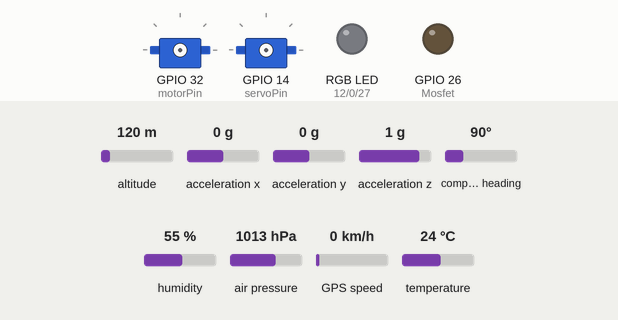
This sketch was run on a simulated ESP32. Shown: 2 × servo, an RGB LED mixed from three pins (HIGH = lit), output pins drawn as LEDs (lit = HIGH). The inputs (shaded band) are chosen by the test bench; at power-on: air pressure 1013 hPa, altitude 120 m, acceleration x 0 g, acceleration y 0 g, acceleration z 1 g, compass heading 90°, humidity 55 %, GPS speed 0 km/h, temperature 24 °C. Dim RGB values are drawn brighter than linear; WiFi joins after 1.5 s; servers stay silent unless stated; storage starts empty; the GPS gets a fix after 3 s at 37.7749, -122.4194 with 8 satellites; what the sketch prints to the serial monitor is not drawn.

Above: at 0.1 s.
At 9.7 s:
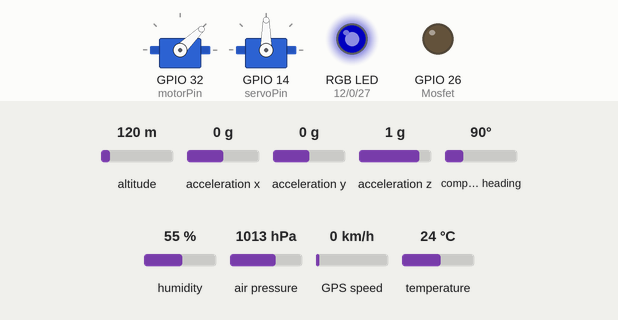
9.8 s: air pressure set to 956 hPa
13.8 s: air pressure set to 953 hPa
At 16.2 s:
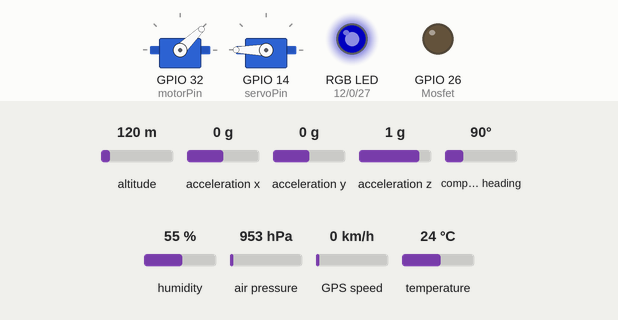
Timing chart, 0 to 17.7 s (numbered marks = the images above; inputs shaded):
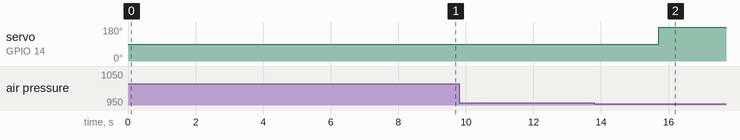

The sketch:

MahperiMUY2021.ino
```cpp
#include <Wire.h>
#include <Adafruit_Sensor.h>
#include <Adafruit_BME280.h>
#include "FS.h"
#include "SD.h"
#include <Adafruit_BNO055.h>
#include <WiFi.h>
#include <WiFiUdp.h>
#include <math.h>
#include <utility/imumaths.h>
#define I2C_SDA 21
#define I2C_SCL 22
#define constant 5.9;
#include <ESP32Servo.h>
#include "SPI.h"
#define BME_CS 15
#define BNO055_SAMPLERATE_DELAY_MS (100)
#include <Adafruit_GPS.h>
#define GPSSerial Serial2
#define SEALEVELPRESSURE_HPA (1013.25)
#define GPSECHO false
hw_timer_t * timer = NULL;
static unsigned int counter = 1;
static const int servoPin = 14;
byte motorPin = 32;
const int Mosfet = 26;
int red = 12;
int green = 0;
int blue = 27;
const char * ssid = "GAUNNET";
const char * pwd = "";
Servo servo1,motor_servo;
unsigned long myTime;
uint32_t timer556 = millis();
unsigned long delayTime;
unsigned long last_timer;
int read_komut;
const char * udpAddress = "10.30.0.191"; // your pc ip
const int udpPort = 8080; //port server
IPAddress local_IP(10,30,0,31);
IPAddress gateway(10, 30, 0, 1);
IPAddress subnet(255, 255, 0, 0);
IPAddress primaryDNS(8, 8, 8, 8); //optional
IPAddress secondaryDNS(8, 8, 4, 4); //optional
WiFiUDP udp;
Adafruit_BME280 bme(BME_CS); // hardware SPI
Adafruit_GPS GPS(&GPSSerial);
TwoWire I2CBNO= TwoWire(0);
Adafruit_BNO055 bno = Adafruit_BNO055(55, 0x28);
typedef struct {
 unsigned short paket_numarasi=0;
float ilk_basinc;
float anlik_basinc;
int toplam_donus;
int sayi=0;
String video_aktarim="Hayir";
int donus_sayisi;
float onceki_yukselik;
int ilk_zaman;
int VOLTAGE_PIN=2;
int sonlati;
int a_saat;
int b_saat;
int a_dakika;
int b_dakika;
int a_saniye;
int b_saniye;
int saniye;
int takim_no=58636;
int currentYaw=0;
int x;
int y;
float asd;
float asy;
String son_longi;
String son_lati;
String real_lati;
int z;
int paket_no=1;
int last_second;
char isaat[20];
char idakika[20];
char isaniye[20];
int acd=-1;
float anlik_hiz;
int longi;
int lati;
String dataMessage2;
int xyz;
bool status;
float gps_latitude;
float gps_longitude;
float pitch;
String saat;
int durum=1;
int sonlongi;
float velocity2;
float acc2;
float pil_gerilimi;
float roll;
float acceleration;
float velocity;
float yaw;
float gps_altitude;
String anlik_durum;
int first_second;
int seco;
float fark_basinc;
float sicaklik;
float temp;
float hum;
String real_longi;
float pres;
String dataMessage;
float yuksek_metre;
} veriler;
veriler veri;
void onTimer(){

  Serial.print("onTimer ");
  Serial.print(counter);
  Serial.print(" at ");
  Serial.print(millis());
  Serial.println(" ms");

  if (counter == 10){
    endTimer();
      motor_servo.writeMicroseconds(1000);
         Serial.print("yılmaz");

    }
  counter++;
}
void startTimer() {
  timer = timerBegin(0, 80, true); // timer_id = 0; divider=80; countUp = true;
  timerAttachInterrupt(timer, &onTimer, true); // edge = true
  timerAlarmWrite(timer, 1000000, true);  //1000 ms
  timerAlarmEnable(timer);
  Serial.print("hazar");
  motor_servo.writeMicroseconds(1300);
}

void endTimer() {
  timerEnd(timer);
  timer = NULL;
   Serial.print("taylan");

}
void displayCalStatus(void)
{
  /* Get the four calibration values (0..3) */
  /* Any sensor data reporting 0 should be ignored, */
  /* 3 means 'fully calibrated" */
  uint8_t system, gyro, accel, mag;
  system = gyro = accel = mag = 0;
  bno.getCalibration(&system, &gyro, &accel, &mag);
  /* The data should be ignored until the system calibration is > 0 */
  Serial.print("\t");
  if (!system)
  {
  }
}
void writeFile(fs::FS &fs, const char * path, const char * message){
    Serial.printf("Writing file: %s\n", path);
    File file = fs.open(path, FILE_WRITE);
    if(!file){
        Serial.println("Failed to open file for writing");
        return;
    }
    if(file.print(message)){
        Serial.println("File written");
    } else {
        Serial.println("Write failed");
    }
    file.close();
}
void appendFile(fs::FS &fs, const char * path, const char * message){
    Serial.printf("Appending to file: %s\n", path);

    File file = fs.open(path, FILE_APPEND);
    if(!file){
        Serial.println("Failed to open file for appending");
        return;
    }
    if(file.print(message)){
        Serial.println("Message appended");
    } else {
        Serial.println("Append failed");
    }
    file.close();
}

void setup(){
  Serial.begin(115200);
   WiFi.begin(ssid, pwd);
    if (!WiFi.config(local_IP, gateway, subnet, primaryDNS, secondaryDNS)) {
    Serial.println("STA Failed to configure");
  }
  Serial.println("");
  while (WiFi.status() != WL_CONNECTED) {
    delay(500);
    Serial.print(".");
  }
  Serial.println("");
  Serial.print("Connected to ");
  Serial.println(ssid);
  Serial.print("IP address: ");
  Serial.println(WiFi.localIP());
  udp.begin(udpPort);
 motor_servo.attach(motorPin);
 motor_servo.writeMicroseconds(1000);
 servo1.attach(servoPin);
      pinMode(Mosfet,OUTPUT);
      analogWrite(27,  83);
      pinMode(red, OUTPUT);
      pinMode(green, OUTPUT);
      pinMode(blue, OUTPUT);
          GPS.begin(9600);
  // uncomment this line to turn on RMC (recommended minimum) and GGA (fix data) including altitude
  GPS.sendCommand(PMTK_SET_NMEA_OUTPUT_RMCGGA);
  // uncomment this line to turn on only the "minimum recommended" data
  //GPS.sendCommand(PMTK_SET_NMEA_OUTPUT_RMCONLY);
  // For parsing data, we don't suggest using anything but either RMC only or RMC+GGA since
  // the parser doesn't care about other sentences at this time
  // Set the update rate
  GPS.sendCommand(PMTK_SET_NMEA_UPDATE_1HZ); // 1 Hz update rate
  // For the parsing code to work nicely and have time to sort thru the data, and
  // print it out we don't suggest using anything higher than 1 Hz
  // Request updates on antenna status, comment out to keep quiet
  GPS.sendCommand(PGCMD_ANTENNA);
  // Ask for firmware version
  GPSSerial.println(PMTK_Q_RELEASE);
    while(!Serial);    // time to get serial running
    I2CBNO.begin(I2C_SDA,I2C_SCL);
  Serial.println("Orientation Sensor Test"); Serial.println("");
Serial.println("Adafruit GPS library basic parsing test!");
  /* Initialise the sensor */
  if(!bno.begin())
  {
    /* There was a problem detecting the BNO055 ... check your connections */
    Serial.print("Ooops, no BNO055 detected ... Check your wiring or I2C ADDR!");
    while(1);
  }
    bno.setExtCrystalUse(true);
    unsigned status;
    // default settings
    status = bme.begin();
    // You can also pass in a Wire library object like &Wire2
    // status = bme.begin(0x76, &Wire2)
    if (!status) {
      Serial.println("Could not find a valid BME280 sensor, check wiring, address, sensor ID!");
    }
    Serial.println();
    if(!SD.begin()){
        Serial.println("Card Mount Failed");
        return;
    }
    uint64_t cardSize = SD.cardSize() / (1024 * 1024);
    Serial.printf("SD Card Size: %lluMB\n", cardSize);
    Serial.printf("Total space: %lluMB\n", SD.totalBytes() / (1024 * 1024));
    Serial.printf("Used space: %lluMB\n", SD.usedBytes() / (1024 * 1024));
     File file = SD.open("/test2.txt");
  if(!file) {
    Serial.println("File doesn't exist");
    Serial.println("Creating file...");
    writeFile(SD, "/test2.txt", "");
  }
  else {
    Serial.println("File already exists");
  }
  file.close();
  // initialize the digital pin as an output.
 veri.ilk_basinc=bme.readPressure() / 100.0F;
delay(7000);
}

void loop(void){
uint8_t buffer[50];
udp.beginPacket(udpAddress, udpPort);
 udp.print(veri.dataMessage);
  udp.write(buffer, 11);
  udp.endPacket();
  memset(buffer, 0, 50);
    udp.parsePacket();
    Serial.print("Server to client: ");
   if(udp.read(buffer, 50) > 0){
    Serial.print("Server to client: ");
    Serial.println((char *)buffer);
    buffer[50];
    // put your main code here, to run repeatedly:
 read_komut=atoi((char *)buffer);
 if(read_komut==0){  //MOTOR
     motor_servo.writeMicroseconds(1300);

      }
      if(read_komut==02){
          servo1.write(225);  //Servo
        }
        if(read_komut==01){
             digitalWrite(Mosfet,HIGH); //mosfet
          }
           if(read_komut==04){
                      motor_servo.writeMicroseconds(1000);
          }
   }
  //processing incoming packet, must be called before reading the buffer
  //receive response from server, it will be HELLO WORLD
char c = GPS.read();
  // if you want to debug, this is a good time to do it!
  if (GPSECHO)
    if (c) Serial.print(c);
  // if a sentence is received, we can check the checksum, parse it...
  if (GPS.newNMEAreceived()) {
    // a tricky thing here is if we print the NMEA sentence, or data
    // we end up not listening and catching other sentences!
    // so be very wary if using OUTPUT_ALLDATA and trying to print out data
    Serial.print(GPS.lastNMEA()); // this also sets the newNMEAreceived() flag to false
    if (!GPS.parse(GPS.lastNMEA())) // this also sets the newNMEAreceived() flag to false
      return; // we can fail to parse a sentence in which case we should just wait for another
  }
      myTime = millis()/100;
  veri.ilk_zaman=myTime%10;
  if(veri.ilk_zaman==0){
    Serial.print("SANİYE:");
    veri.seco=myTime/10;
     Serial.println(veri.seco);
    }
     veri.dataMessage = String(veri.takim_no)  + "*"+String(veri.paket_no)  + "*"+String(veri.saat)  + "*"+String(veri.anlik_basinc)  + "*"+String(veri.yuksek_metre)  +
    "*"+String(veri.velocity)  + "*"+String(veri.temp)  + "*"+String(veri.pil_gerilimi)  + "*"  +  String(veri.real_lati) + "*"+String( veri.real_longi) + "*"+
    String(GPS.altitude) + "*"+String(veri.anlik_durum) + "*"+String(veri.x) + "*"+String(veri.y) + "*"+String(veri.z)+"*"+
    String(veri.donus_sayisi)+"*"+String(veri.video_aktarim);
       appendFile(SD, "/test2.txt", veri.dataMessage.c_str());

if(!read_komut){
  Serial.print("Komut girilmedi");
  }


      if(veri.yuksek_metre>=500 && veri.durum==1){
         veri.anlik_durum="Max yukseklikte";
         veri.durum=2;
        }
       if(veri.durum==1){
        if(veri.yuksek_metre<2){
          veri.anlik_durum="Baslangic Rampasinda";
          }else {
              veri.anlik_durum="Rokette yukseliyor";
            }
        }
        if(veri.durum==2 && 390 <=veri.yuksek_metre<=410){
                  servo1.write(225);  //Servo

//           motorAktif(27);
            //MOTOR KODU GELECEK 9M/S AYARLANACAK.
             veri.anlik_durum="Ayrılma gerceklesiyor";
             veri.durum=3;
          }else if(veri.durum==3 && 250 <= veri.yuksek_metre<=389){
             veri.anlik_durum="Ayrilma sonrasi inis";
                        veri.durum=4;
            }else if(150<=veri.yuksek_metre<=249 && veri.durum==4){
                //PİD KISMI GELECEK BURAYA
              veri.anlik_durum="Askida kalma durumunda";
              veri.durum=5;
              }else if(6<=veri.yuksek_metre<=149 && veri.durum==5){
                veri.anlik_durum="Bonus gorev sonrasi inis";
                              veri.durum=6;
                }else if(veri.yuksek_metre<=6 && veri.durum==6){
                      //MOTORA GİDECEK GÜÇ AZALACAK
                  int last_timer;
                  last_timer = millis()/100;
                   veri.first_second=last_timer%10;
                  if(veri.first_second==0){
                   Serial.print("İNİŞ SAYACI:");
                   veri.last_second=last_timer/10;
                  Serial.println(veri.last_second);
                  }
                  if(veri.first_second==60){
                    //BUZZER KOD BLOĞU
                    // veri aktarımını durdur
                    }
                    veri.anlik_durum="Uyduyu kurtarma";
                    veri.durum=7;
                  }

            Serial.print("Saving data: ");
            Serial.println(veri.dataMessage);
            printValues();
            computeDonusSayisi();

}
void printValues() {
     sensors_event_t event;
  bno.getEvent(&event);
  displayCalStatus();
    veri.temp = bme.readTemperature();
    veri.hum = bme.readHumidity();
    veri.anlik_basinc=bme.readPressure()/ 100.0F;
    veri.yuksek_metre = 44330*(1-pow((veri.anlik_basinc/veri.ilk_basinc),(1/5.255)));
    veri.anlik_hiz=(veri.yuksek_metre)/(veri.seco);
       veri.isaat[20]=GPS.hour;
       veri.isaat[0]=veri.a_saat;
       veri.isaat[1]=veri.b_saat;
       veri.idakika[20]=GPS.minute;
       veri.idakika[0]=veri.a_dakika;
       veri.idakika[1]=veri.b_dakika;
       veri.isaniye[20]=GPS.seconds;
       veri.isaniye[0]=veri.a_saniye;
       veri.isaniye[1]=veri.b_saniye;
       veri.saat=String(veri.a_saat)+String(veri.b_saat)+":"+String(veri.a_dakika)+String(veri.b_dakika)+":"+String(veri.a_saniye)+String(veri.b_saniye);
          veri.longi=GPS.longitude;
          veri.sonlongi=veri.longi / 100;
          veri.son_longi= veri.sonlongi;
          veri.sonlongi= veri.longi % 100;
          veri.real_longi=String(veri.son_longi)+","+String(veri.sonlongi);
          veri.lati = GPS.latitude;
          veri.sonlati=veri.lati / 100;
          veri.son_lati=veri.sonlati;
          veri.sonlati=veri.lati % 100;
          veri.real_lati=String(veri.son_lati)+","+String(veri.sonlati);
          imu::Vector<3> ivme = bno.getVector(Adafruit_BNO055::VECTOR_LINEARACCEL);
          veri.acceleration=ivme.z();
          veri.velocity=veri.acceleration*1;
  //  veri.pil_gerilimi = (8.42 * analogRead(veri.VOLTAGE_PIN) / 1023.0);
 // Serial.println("Pil gerilimi: ");
  //Serial.print(readVoltage(),1);
  // veri.pil_gerilimi = readVoltage(),1;
  //  Serial.println(veri.pil_gerilimi);
          if(veri.yuksek_metre<0){
               veri.yuksek_metre=0;
            }
            if(veri.velocity<0){
                 veri.velocity*(-1);
              }
          veri.pil_gerilimi=(veri.temp/9.4)-0.03;
          veri.paket_no++;
          veri.x=event.orientation.x;
          veri.y=event.orientation.y;
          veri.z=event.orientation.z;
          delay(1000);
}
void computeDonusSayisi() {
  if ((350 < veri.toplam_donus  && veri.toplam_donus < 359) || (-350 > veri.toplam_donus  && veri.toplam_donus > -359)) { // yaklasik olarak 1 tam tur araligi belirtildi
    veri.donus_sayisi++;
    veri.toplam_donus = 0;
  } else {
    float diff_yaw = abs(veri.currentYaw - veri.z);
    if (diff_yaw > 0) { // saga donerse
      veri.toplam_donus += diff_yaw;
    } else if (diff_yaw < 0) { // sola donerse
      veri.toplam_donus -= diff_yaw;
    }
  }
  veri.currentYaw = veri.z;
}
```

Measured:
- the behaviour switches between 955 and 954 hPa on air pressure (found by bisection; images 1 and 2)
- after the input at 9.8 s, every drawn part: stays the same
- after the input at 13.8 s, servo on GPIO 14 (servoPin): 90° → 180° after 1.9 s
